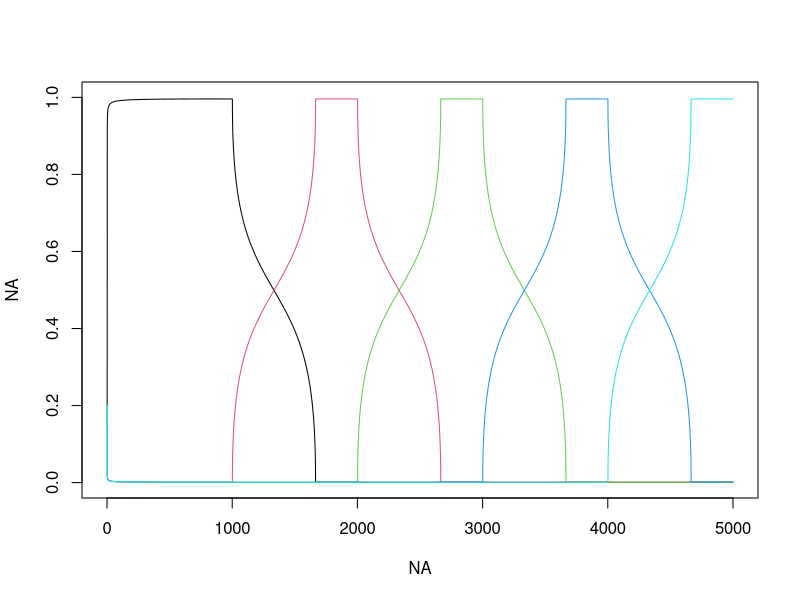
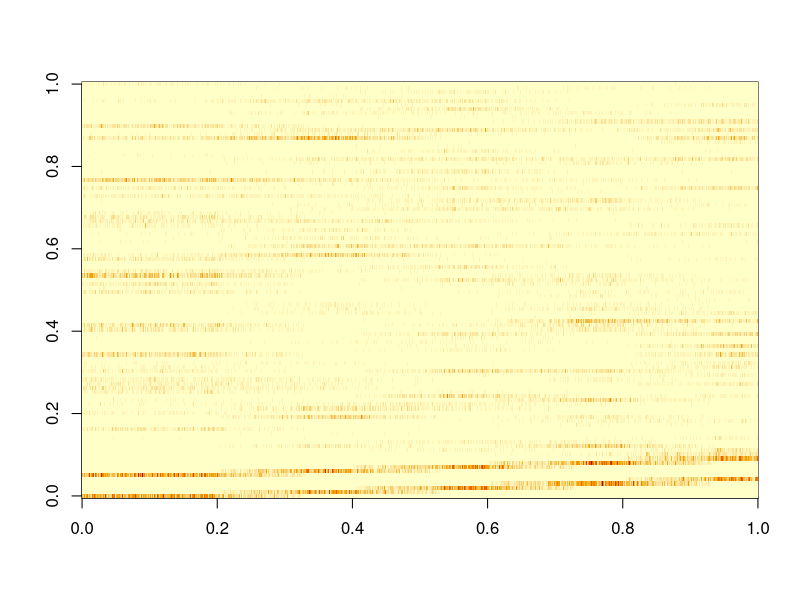
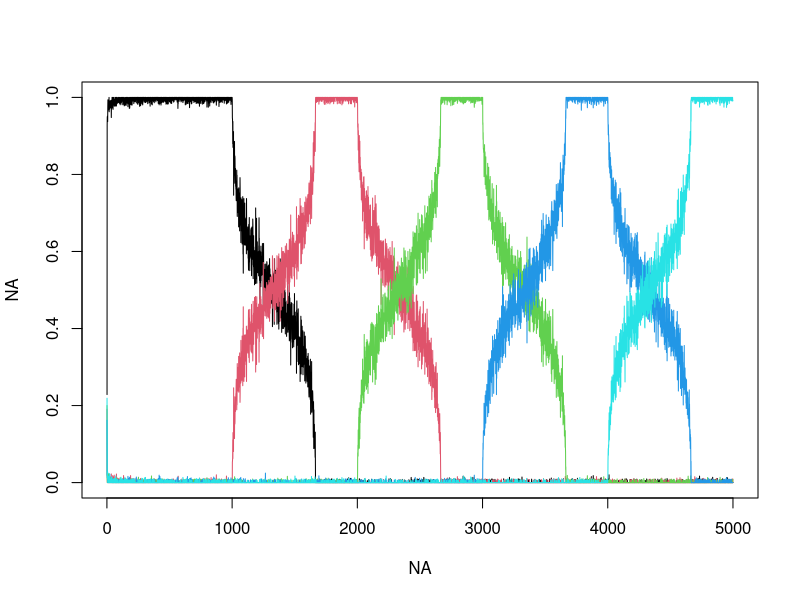
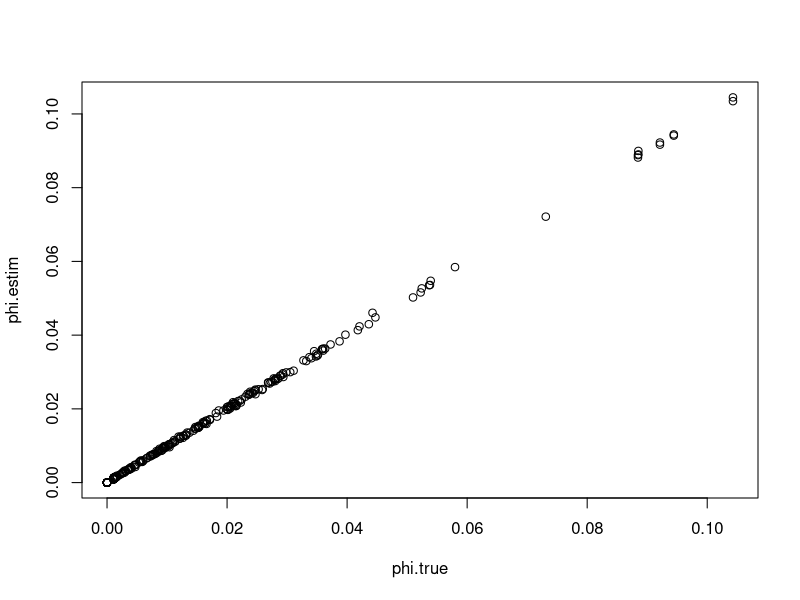

R code for these plots, in order: (Note: this script raises an error after producing the figures.)
rm(list=ls(all=TRUE))
set.seed(4)

nloc=5000
nspp=100
ncommun=5
base=floor(nloc/(ncommun-2))

#generate thetas
x=seq(from=-1,to=1,length.out=base)
y=sqrt(1-(x^2))*0.1
min1=0.0001
y[y<min1]=min1
# plot(x,y)
  
init=floor(nloc/ncommun)
seq1=c(seq(from=1,to=nloc,by=init),nloc)
  
theta=matrix(min1,nloc,ncommun)
for (i in 1:ncommun){
  seq2=seq1[i]:(seq1[i]+base-1)
  seq3=seq2[seq2<=nloc]
  theta[seq3,i]=y[1:length(seq3)]
}
theta=theta/matrix(apply(theta,1,sum),nloc,ncommun)
theta.true=theta
  
plot(NA,NA,xlim=c(0,nloc),ylim=c(0,1))
for (i in 1:ncommun) lines(1:nloc,theta[,i],col=i)
  
#generate phi  
tmp=matrix(rnorm(ncommun*nspp,mean=0,sd=2),ncommun,nspp)
tmp[tmp<0.1]=0.1
tmp[,1:(2*ncommun)]=cbind(diag(8,ncommun))
phi=tmp/matrix(rowSums(tmp),ncommun,nspp)
round(phi[,1:20],2)
table(round(phi,2))

unique(rowSums(phi))
phi.true=phi

#generate actual observations y
nl=floor(runif(nloc,min=100,max=200))
nlk=matrix(NA,nloc,ncommun)
nks=matrix(0,ncommun,nspp)
y=matrix(NA,nloc,nspp)
for (i in 1:nloc){
  nlk[i,]=rmultinom(1,size=nl[i],prob=theta[i,])
  tmp1=rep(0,ncommun)
  for (k in 1:ncommun){
    tmp=rmultinom(1,size=nlk[i,k],prob=phi[k,])
    nks[k,]=nks[k,]+tmp
    tmp1=tmp1+tmp
  }
  y[i,]=tmp1
}
image(y)

#look at stuff to make sure it makes sense
theta.estim=nlk/matrix(nl,nloc,ncommun)
plot(NA,NA,xlim=c(1,nloc),ylim=c(0,1))
for (i in 1:ncommun) lines(1:nloc,theta.estim[,i],col=i)
nlk.true=nlk

phi.estim=nks/matrix(rowSums(nks),ncommun,nspp,)
plot(phi.true,phi.estim)
nks.true=nks

#export results
setwd('U:\\GIT_models\\git_LDA_abundance')
nome=paste('fake data',ncommun,'.csv',sep='')    
colnames(y)=paste('spp',1:nspp,sep='')
rownames(y)=paste('loc',1:nloc,sep='')
write.csv(y,nome)    
write.csv(phi.true,'phi true.csv',row.names=F)
write.csv(theta.true,'theta true.csv',row.names=F)